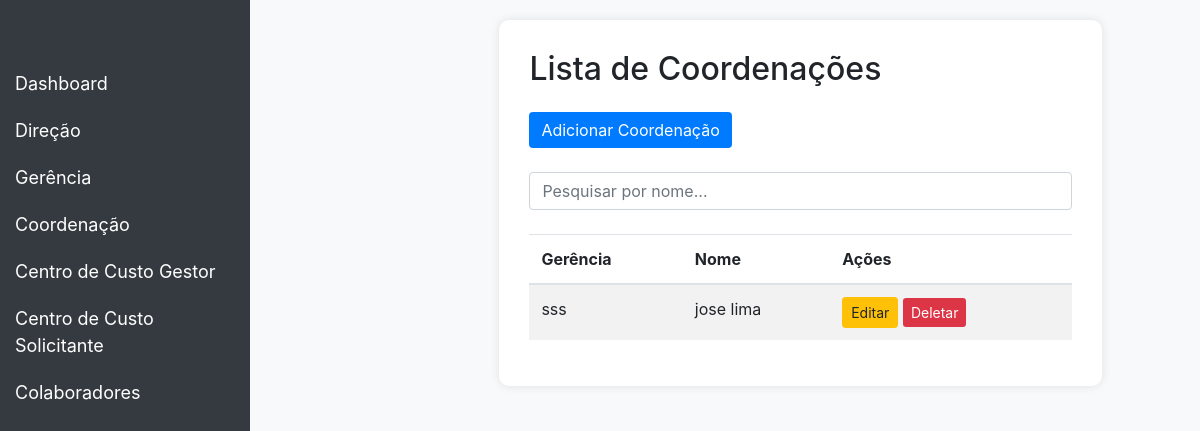
The app's page /contratos/listarcoordenacoes/, older data.
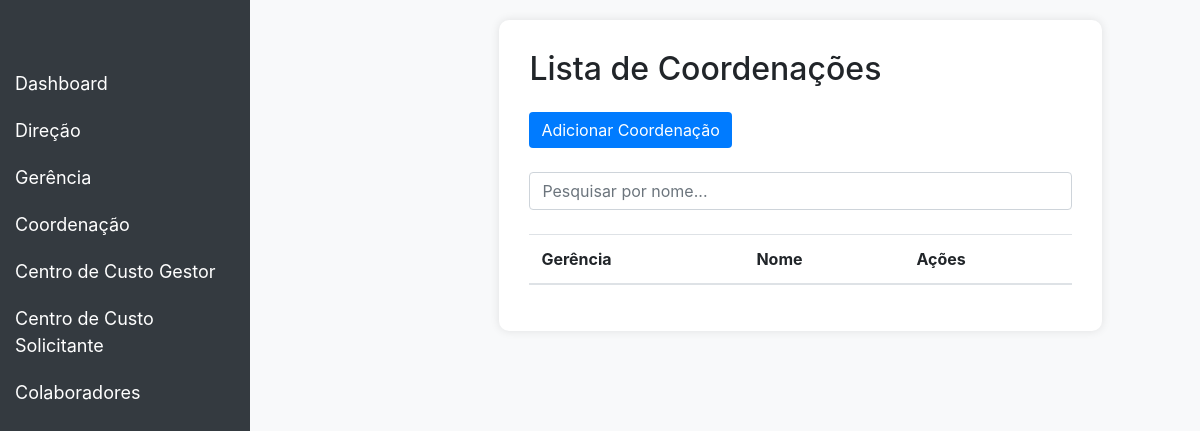
The same page, newer data.
### contract/models.py (models this page shows, shortened)
class Coordenacao(models.Model):
    nome = models.CharField(max_length=100)
    gerencia = models.ForeignKey(Gerencia, on_delete=models.CASCADE, related_name='coordenacoes')
    class Meta:
        verbose_name = 'Coordenação'
        verbose_name_plural = 'Coordenações'
        unique_together = ('gerencia','nome')

class Gerencia(models.Model):
    nome = models.CharField(max_length=100)
    direcao = models.ForeignKey(Direcao, on_delete=models.CASCADE, related_name='gerencias')
    class Meta:
        verbose_name = 'Gerência'
        verbose_name_plural = 'Gerências'
        unique_together = ('direcao','nome')

### contract/views.py (the view)
# urls.py: path('listarcoordenacoes/', CoordenacaoListView.as_view(), name='coordenacao_list'),
class CoordenacaoListView(ListView):
    model = Coordenacao
    template_name = 'coordenacao_list.html'
    context_object_name = 'coordenacoes'

### contract/templates/coordenacao_list.html (shortened to what this page needs)
<!DOCTYPE html>
<html lang="en">
<head>
    <link href="https://stackpath.bootstrapcdn.com/bootstrap/4.5.2/css/bootstrap.min.css" rel="stylesheet">
</head>
<body>
<nav class="navbar navbar-expand-lg navbar-dark">
    <a class="navbar-brand" href="#">Dashboard</a>
</nav>
<div class="sidebar">
    <a href="{% url 'dashboard' %}">Dashboard</a>
    <button class="dropdown-btn">Direção
    </button>
    <button class="dropdown-btn">Gerência
    </button>
    <button class="dropdown-btn">Coordenação
    </button>
    <button class="dropdown-btn">Centro de Custo Gestor
    </button>
    <button class="dropdown-btn">Centro de Custo Solicitante
    </button>
    <button class="dropdown-btn">Colaboradores
    </button>
</div>
<div class="content">
    <div class="container">
        <div class="row justify-content-center">
            <div class="col-md-10">
                <div class="table-container">
                    <h2 class="mb-4">Lista de Coordenações</h2>
                    <div class="mb-4">
                        <a href="{% url 'coordenacao_create' %}" class="btn btn-primary">Adicionar Coordenação</a>
                    </div>
                    <div class="mb-4">
                        <input type="text" id="searchInput" class="form-control" placeholder="Pesquisar por nome...">
                    </div>
                    <table class="table table-striped">
                        <thead>
                            <tr>
                                <th>Gerência</th>
                                <th>Nome</th>
                                <th>Ações</th>
                            </tr>
                        </thead>
                        <tbody id="coordenacaoTable">
                            {% for coordenacao in coordenacoes %}
                            <tr>
                                <td>{{ coordenacao.gerencia.nome }}</td>
                                <td>{{ coordenacao.nome }}</td>
                                <td>
                                    <a href="{% url 'coordenacao_update' coordenacao.pk %}" class="btn btn-warning btn-sm">Editar</a>
                                    <a href="{% url 'coordenacao_delete' coordenacao.pk %}" class="btn btn-danger btn-sm">Deletar</a>
                                </td>
                            </tr>
                            {% endfor %}
                        </tbody>
                    </table>
                </div>
            </div>
        </div>
    </div>
</div>
</body>
</html>

Row changes from the older to the newer data that the page shows:
removed Coordenacao: gerencia.nome "sss", nome "jose lima"
